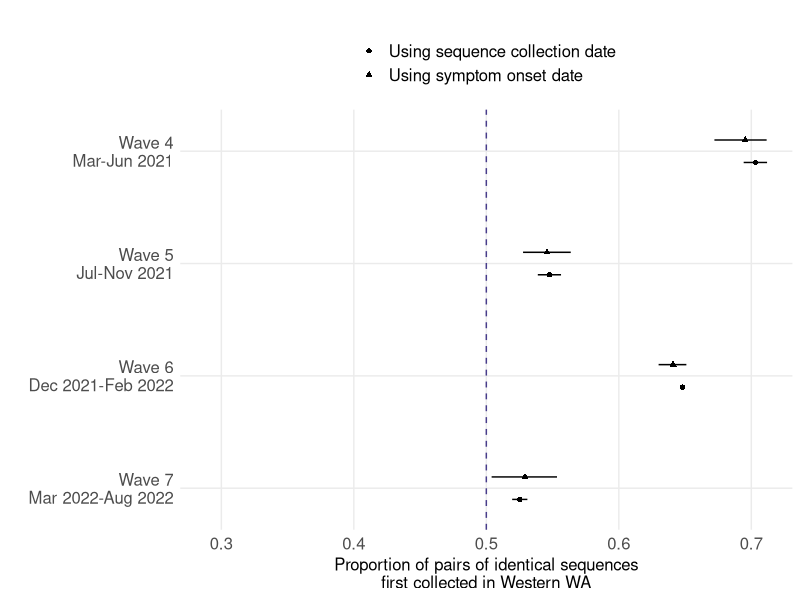

Generate this figure with R:
## This script reproduces figures depicting the proportion of pairs first observed in Western WA
## among pairs observed in Eastern and Western WA. This was used in the manuscript to assess
## the typical transmission direction between groups.

library(tidyverse)

## Load timing of identical sequence collection information
df_timing_pairs <- read_csv('../../results/direction_transmission/df_timing_pairs_EW.csv')
df_timing_pairs_symptom_onset <- read_csv('../../results/direction_transmission/df_timing_pairs_sympton_onset_EW.csv')

## Load characteristics of WA counties
df_char_counties <- read.csv('../../data/maps/county_wa.csv') %>% as_tibble() %>% 
  select(county, is_west)

## Get the proportion of pairs first observed in Eastern or Western WA across the different waves
df_timing_pairs <- df_timing_pairs %>% 
  group_by(period) %>% 
  mutate(prop_west_before_east = n_west_before_east/n_pairs,
         lower_prop = prop.test(x = n_west_before_east, n = n_pairs, conf.level = 0.95)$conf.int[1],
         upper_prop = prop.test(x = n_west_before_east, n = n_pairs, conf.level = 0.95)$conf.int[2]) %>% 
  ungroup() %>% 
  select(- n_west_before_east, n_pairs)

df_timing_pairs_symptom_onset <- df_timing_pairs_symptom_onset %>% 
  group_by(period) %>% 
  summarise(prop_west_before_east = median(prop_west_before_east),
            lower_prop = min(lower_prop),
            upper_prop = max(upper_prop))


## Plot the proportion of pairs consistent with a transmission direction E -> W
col_west <- 'dodgerblue3'
col_east <- 'coral1'
col_border <- 'darkslateblue'

label_waves <- c('Wave 4\nMar-Jun 2021',
                 'Wave 5\nJul-Nov 2021',
                 'Wave 6\nDec 2021-Feb 2022',
                 'Wave 7\nMar 2022-Aug 2022')

plt_timing_sequences_with_symptom_onset <- df_timing_pairs %>% mutate(type = 'Using sequence collection date') %>% 
  bind_rows(df_timing_pairs_symptom_onset %>% mutate(type = 'Using symptom onset date')) %>% 
  mutate(id_wave = as.numeric(substr(period, start = 6, stop = nchar(period)))) %>% 
  ggplot(aes(x = -id_wave)) +
  geom_point(aes(y = prop_west_before_east, group = type, shape = type),
             position = position_dodge(0.4)) +
  geom_linerange(aes(ymin =  lower_prop, ymax =  upper_prop, group = type),
                 position = position_dodge(0.4)) +
  coord_flip(ylim = c(0.29, 0.71),
             xlim = c(-7.2, -3.8)) +
  scale_x_continuous(name = '', breaks = seq(-7, -4),
                     labels = rev(label_waves)
                     ) +
  scale_y_continuous(name = 'Proportion of pairs of identical sequences\nfirst collected in Western WA',
                     breaks = seq(0., 1., 0.1)) +
  scale_shape_manual(name = '', values = c(16, 17)) +
  geom_hline(linetype = 'dashed', color = col_border, yintercept = 0.5) +
  theme_minimal() +
  theme(axis.text = element_text(size = 12),
        axis.title = element_text(size = 12),
        legend.text = element_text(size = 12),
        panel.grid.minor = element_blank())

plot(plt_timing_sequences_with_symptom_onset + theme(legend.position = 'top', legend.direction = 'vertical'))

# pdf('../plots/figure_space/timing_seq_east_west_with_symptom_onset.pdf', height = 3.5, width = 6.)
# plot(plt_timing_sequences_with_symptom_onset + theme(legend.position = 'top', legend.direction = 'vertical'))
# dev.off()
# png('../plots/figure_space/timing_seq_east_west_with_symptom_onset.png', height = 3., width = 5.,
#     res = 350, units = 'in')
# plot(plt_timing_sequences_with_symptom_onset + theme(legend.position = 'top', legend.direction = 'vertical'))
# dev.off()
